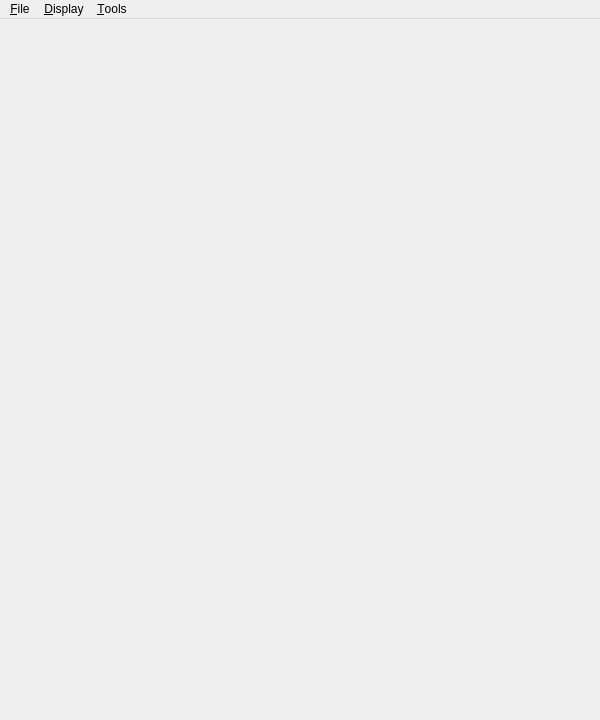
<?xml version="1.0" encoding="UTF-8"?>
<ui version="4.0">
 <class>MainWindow</class>
 <widget class="QMainWindow" name="MainWindow">
  <property name="geometry">
   <rect>
    <x>0</x>
    <y>0</y>
    <width>600</width>
    <height>720</height>
   </rect>
  </property>
  <property name="windowTitle">
   <string>QuteQoin</string>
  </property>
  <property name="windowIcon">
   <iconset resource="rc/tribunesDef.qrc">
    <normaloff>:/img/rubber_duck_yellow.svg</normaloff>:/img/rubber_duck_yellow.svg</iconset>
  </property>
  <widget class="QWidget" name="centralWidget"/>
  <widget class="QMenuBar" name="menuBar">
   <property name="geometry">
    <rect>
     <x>0</x>
     <y>0</y>
     <width>600</width>
     <height>19</height>
    </rect>
   </property>
   <widget class="QMenu" name="menuFile">
    <property name="title">
     <string>&amp;File</string>
    </property>
    <addaction name="actionEnregistrer_parametres"/>
    <addaction name="separator"/>
    <addaction name="actionQuit"/>
   </widget>
   <widget class="QMenu" name="displayMenu">
    <property name="title">
     <string>&amp;Display</string>
    </property>
    <widget class="QMenu" name="menuPalmipede">
     <property name="title">
      <string>Palmipède</string>
     </property>
     <addaction name="actionEtendu"/>
     <addaction name="actionMinimal"/>
    </widget>
    <widget class="QMenu" name="menuPinip_de">
     <property name="title">
      <string>Pinipède</string>
     </property>
     <addaction name="actionTabul"/>
     <addaction name="actionEn_ligne"/>
    </widget>
    <addaction name="menuPalmipede"/>
    <addaction name="menuPinip_de"/>
   </widget>
   <widget class="QMenu" name="toolsMenu">
    <property name="title">
     <string>&amp;Tools</string>
    </property>
    <addaction name="actionOptions"/>
   </widget>
   <addaction name="menuFile"/>
   <addaction name="displayMenu"/>
   <addaction name="toolsMenu"/>
  </widget>
  <action name="actionTabbed">
   <property name="checkable">
    <bool>true</bool>
   </property>
   <property name="text">
    <string>Tabbed</string>
   </property>
  </action>
  <action name="actionMixed">
   <property name="checkable">
    <bool>true</bool>
   </property>
   <property name="text">
    <string>Mixed</string>
   </property>
  </action>
  <action name="actionMono">
   <property name="checkable">
    <bool>true</bool>
   </property>
   <property name="text">
    <string>Mono</string>
   </property>
  </action>
  <action name="actionQuit">
   <property name="text">
    <string>Quit</string>
   </property>
  </action>
  <action name="actionOptions">
   <property name="text">
    <string>Options</string>
   </property>
  </action>
  <action name="actionEnregistrer_parametres">
   <property name="text">
    <string>Enregistrer parametres</string>
   </property>
  </action>
  <action name="actionEtendu">
   <property name="checkable">
    <bool>true</bool>
   </property>
   <property name="checked">
    <bool>true</bool>
   </property>
   <property name="text">
    <string>Etendu</string>
   </property>
  </action>
  <action name="actionMinimal">
   <property name="checkable">
    <bool>true</bool>
   </property>
   <property name="text">
    <string>Minimal</string>
   </property>
  </action>
  <action name="actionTabul">
   <property name="text">
    <string>Tabulé</string>
   </property>
  </action>
  <action name="actionEn_ligne">
   <property name="text">
    <string>En ligne</string>
   </property>
  </action>
  <action name="actionTotoz">
   <property name="text">
    <string>Gestionnaire &amp;Totoz</string>
   </property>
  </action>
 </widget>
 <layoutdefault spacing="6" margin="11"/>
 <resources>
  <include location="rc/tribunesDef.qrc"/>
 </resources>
 <connections/>
</ui>
